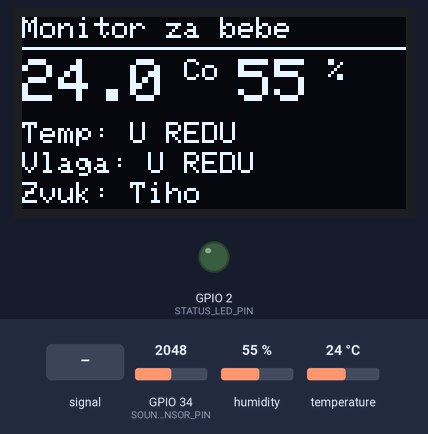
Bench run of a sketch on a simulated ESP32. Shown: 128×64 one-colour display, output pins drawn as LEDs (lit = HIGH). Dashed ring = blinking. Inputs (shaded band) come from the test bench; at power-on: humidity 55 %, temperature 24 °C, GPIO 34 (SOUND_SENSOR_PIN) = 2048. WiFi joins after 1.5 s; servers stay silent unless stated; uploads are accepted with an empty reply; the local clock reads 2024-03-15 10:24:30 at power-on unless the sketch sets it; what the sketch prints to the serial monitor is not drawn.

Above: at 4.9 s.
5.0 s: GPIO 34 (SOUND_SENSOR_PIN) fed a 200 Hz sine of ±327 counts around its level
At 8.3 s:
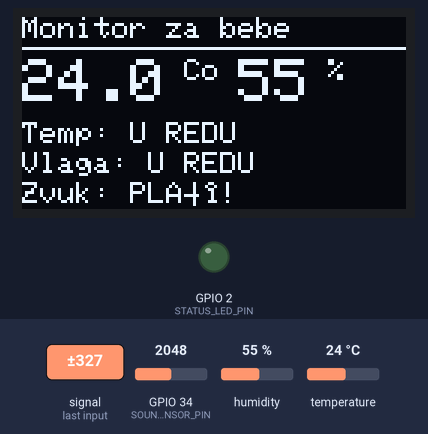
9.4 s: humidity set to 41 %
At 11.0 s:
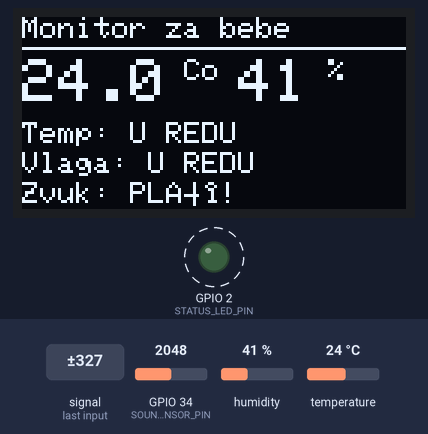
13.4 s: humidity set to 38 %
At 17.5 s:
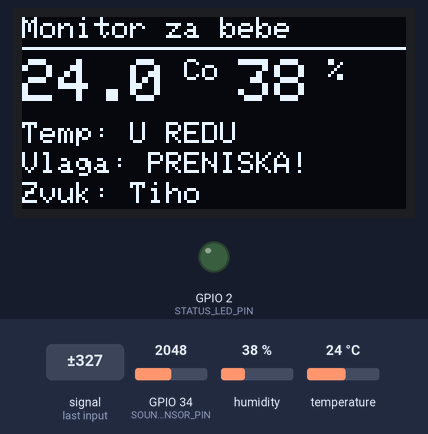
18.3 s: humidity set to 68 %
At 21.4 s:
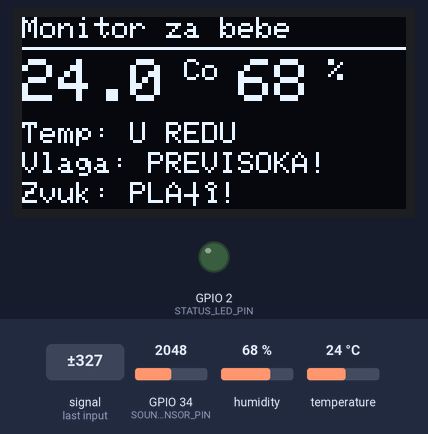
23.2 s: temperature set to 19 °C
At 27.8 s:
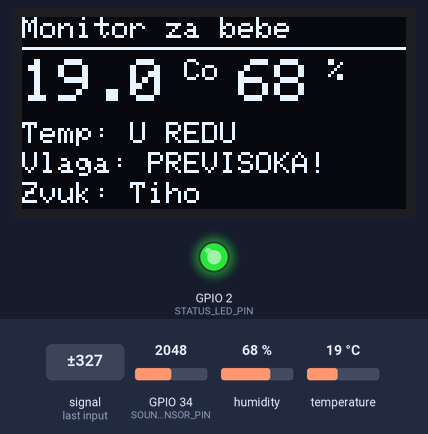
28.1 s: humidity set to 62 %
At 32.1 s:
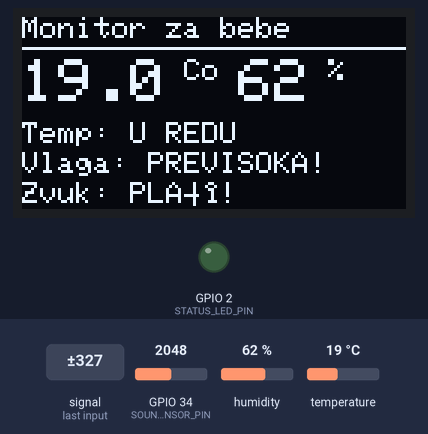
32.4 s: humidity set to 59 %
Timing chart, 0 to 35.4 s (numbered marks = the images above; inputs shaded):
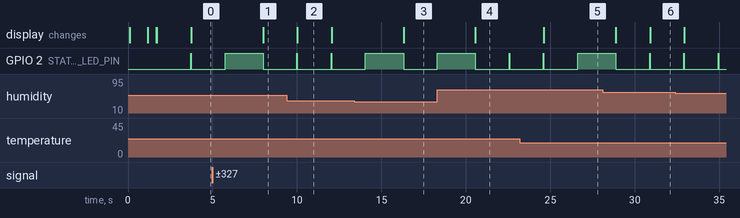

Measured:
- the behaviour switches between 40 and 39 % on humidity (found by bisection; images 2 and 3)
- after the input at 5.0 s, the display: changes after 3.0 s (image 1)
- after the input at 9.4 s, the display: changes after 0.63 s (image 2)
- after the input at 13.4 s, the display: changes after 2.9 s (image 3)
- after the input at 18.3 s, the display: changes after 2.3 s (image 4)
- after the input at 23.2 s, the display: changes after 1.4 s (image 5)
- after the input at 28.1 s, the display: first differs from a run without the input after 2.8 s (image 6)

The sketch:

monitor_za_bebe.ino
```cpp
/**
 * @file main.cpp
 * @author Karlo Cvitak
 * @brief Implementacija sustava za nadzor beba s podrškom za sleep mod
 * @version 2
 * @date 2025-04-12
 *
 * @details Ovaj sustav omogućuje nadzor temperature, vlažnosti i zvuka djeteta
 * te šalje upozorenja putem Discord webhooks kada se otkriju određeni uvjeti.
 * Koristi DHT22 senzor za precizno mjerenje temperature i vlažnosti.
 * Implementiran sleep mod za uštedu energije kada su parametri u normalnom rasponu.
 */

#include <Arduino.h>
#include <DHT.h>
#include "esp_sleep.h"
#include "esp_wifi.h"
#include "driver/rtc_io.h"
#include <WiFiClientSecure.h>
#include <WiFi.h>
#include <HTTPClient.h>
#include <ArduinoJson.h>
#include "time.h"
#include <Wire.h>
#include <Adafruit_GFX.h>
#include <Adafruit_SSD1306.h>


// Mrežne postavke
const char* ssid = "Wokwi-GUEST";             ///< WiFi SSID
const char* password = "";          ///< WiFi lozinka
const char* webhookUrl = "https://discord.com/api/webhooks/1360323975539851270/coC7e1d5N0uV-GW0PYnUN4a_5VsZkWdDr_p3vBIvGBatiTPczgJmhus0i9FetvZ7_aJo"; ///< URL za Discord webhook

#define SCREEN_WIDTH 128 // OLED display sirina, iu pikselima
#define SCREEN_HEIGHT 64 // OLED display visina, u pikselima

// Definicije pinova
#define DHT_PIN 4          ///< Pin za DHT22 senzor
#define SOUND_SENSOR_PIN 34 ///< Pin za zvučni senzor
#define STATUS_LED_PIN 2    ///< Pin za LED indikator statusa

// Definiranje tipa DHT senzora
#define DHTTYPE DHT22     ///< DHT22 (AM2302) senzor

// Konstante za nadzor
const float MIN_TEMP = 18.0;    ///< Minimalna sigurna temperatura u °C
const float MAX_TEMP = 26.0;    ///< Maksimalna sigurna temperatura u °C
const float MIN_HUMIDITY = 40.0; ///< Minimalna sigurna vlažnost u %
const float MAX_HUMIDITY = 60.0; ///< Maksimalna sigurna vlažnost u %
const int CRYING_THRESHOLD = 2200; ///< Prag za detekciju plača
const unsigned long ALERT_COOLDOWN = 60000; ///< Vremenski razmak između upozorenja (1 minuta)

// Sleep mod konstante
const uint64_t SLEEP_DURATION_NORMAL = 300000000; // 5 minuta u mikrosekundama
const uint64_t SLEEP_DURATION_ALERT = 10000000;   // 10 sekundi u mikrosekundama
const int MAX_NORMAL_READINGS = 3;                // Broj normalnih očitanja prije ulaska u duži sleep

// Globalne varijable
DHT dht(DHT_PIN, DHTTYPE);    ///< DHT objekt za mjerenje temperature i vlažnosti
unsigned long lastCryingAlert = 0;  ///< Vrijeme zadnjeg upozorenja za plač
unsigned long lastTempAlert = 0;    ///< Vrijeme zadnjeg upozorenja za temperaturu
unsigned long lastHumidityAlert = 0; ///< Vrijeme zadnjeg upozorenja za vlažnost
float currentTemp = 0.0;       ///< Trenutna temperatura
float currentHumidity = 0.0;   ///< Trenutna vlažnost
int soundLevel = 0;            ///< Trenutna razina zvuka
bool isCrying = false;         ///< Status plača
bool tempOutOfRange = false;   ///< Status temperature van raspona
bool humidityOutOfRange = false; ///< Status vlažnosti van raspona
int normalReadingsCount = 0;   ///< Brojač normalnih očitanja

// RTC varijable za očuvanje podataka tijekom sleep moda
RTC_DATA_ATTR int bootCount = 0;
RTC_DATA_ATTR unsigned long lastStatusReport = 0;

// NTP postavke za vremensku oznaku
const char* ntpServer = "pool.ntp.org";
const long gmtOffset_sec = 3600;
const int daylightOffset_sec = 3600;

// Dodatne RTC varijable za debagiranje
RTC_DATA_ATTR uint8_t wakeupReason = 0;  ///< Razlog buđenja iz sleep moda

Adafruit_SSD1306 display(SCREEN_WIDTH, SCREEN_HEIGHT, &Wire, -1);

// Globalna varijabla za praćenje statusa OLED-a
bool oledInitialized = false;

/**
 * @brief Inicijalizira OLED zaslon
 * @return bool Status inicijalizacije
 */
bool initOLED() {
  Serial.println("Inicijalizacija OLED zaslona...");

  // Provjera je li OLED već inicijaliziran
  if (oledInitialized) {
    Serial.println("OLED već inicijaliziran");
    return true;
  }

  // Zaštićeni pokušaj inicijalizacije
  bool success = false;
  try {
    // Inicijalizacija OLED-a
    success = display.begin(SSD1306_SWITCHCAPVCC, 0x3C);
    if (success) {
      oledInitialized = true;
      display.clearDisplay();
      display.setTextColor(WHITE);
      display.setTextSize(1);
      display.setCursor(0, 0);
      display.println("Inicijalizacija...");
      display.display();
      Serial.println("OLED inicijaliziran uspješno");
    } else {
      Serial.println("Greška pri inicijalizaciji OLED-a");
    }
  } catch (...) {
    Serial.println("Iznimka tijekom inicijalizacije OLED-a");
    success = false;
  }

  return success;
}


/**
 * @brief Sigurna funkcija za prikaz teksta na OLED zaslonu
 * @param text Tekst za prikaz
 */
void safeDisplayText(String text) {
  if (!oledInitialized) {
    if (!initOLED()) {
      Serial.println("Ne mogu prikazati tekst - OLED nije inicijaliziran");
      return;
    }
  }

  try {
    display.clearDisplay();
    display.setCursor(0, 0);
    display.println(text);
    display.display();
  } catch (...) {
    Serial.println("Greška pri prikazu teksta na OLED-u");
  }
}

/**
 * @brief Prikazuje poruku o povezivanju na WiFi na OLED zaslonu
 */
void displayWiFiConnecting() {
  if (!oledInitialized) {
    if (!initOLED()) {
      Serial.println("Ne mogu prikazati WiFi status - OLED nije inicijaliziran");
      return;
    }
  }

  try {
    display.clearDisplay();
    display.setTextSize(1);
    display.setTextColor(WHITE);
    display.setCursor(0, 0);
    display.println("Povezivanje na WiFi...");
    display.setCursor(0, 16);
    display.println(ssid);
    display.drawRect(0, 30, 128, 10, WHITE);
    display.display();
  } catch (...) {
    Serial.println("Greška pri prikazu WiFi statusa na OLED-u");
  }
}

/**
 * @brief Ažurira prikaz napretka spajanja na WiFi
 * @param progress Vrijednost napretka (0-100)
 */
void updateWiFiProgress(int progress) {
  if (!oledInitialized) return;

  try {
    // Osiguravamo da je progress unutar 0-100
    progress = constrain(progress, 0, 100);
    display.fillRect(2, 32, progress * 124 / 100, 6, WHITE);
    display.display();
  } catch (...) {
    Serial.println("Greška pri ažuriranju WiFi napretka na OLED-u");
  }
}

/**
 * @brief Prikazuje informacije o uspješnom povezivanju na WiFi
 * @param ip IP adresa
 */
void displayWiFiConnected(String ip) {
  if (!oledInitialized) {
    if (!initOLED()) return;
  }

  try {
    display.clearDisplay();
    display.setTextSize(1);
    display.setTextColor(WHITE);
    display.setCursor(0, 0);
    display.println("WiFi povezan!");
    display.setCursor(0, 16);
    display.println("SSID: " + String(ssid));
    display.setCursor(0, 32);
    display.println("IP: " + ip);
    display.display();
    delay(2000);
  } catch (...) {
    Serial.println("Greška pri prikazu WiFi povezan na OLED-u");
  }
}

/**
 * @brief Prikazuje trenutnu temperaturu i vlažnost na OLED zaslonu
 * @param temp Temperatura u °C
 * @param humidity Vlažnost u %
 * @param soundLevel Razina zvuka
 */
void displaySensorData(float temp, float humidity, int soundLevel) {
  if (!oledInitialized) {
    if (!initOLED()) return;
  }

  // Provjera ispravnosti podataka
  if (isnan(temp) || isnan(humidity)) {
    safeDisplayText("Greška u očitanju senzora!");
    return;
  }

  try {
    display.clearDisplay();

    // Naslov
    display.setTextSize(1);
    display.setTextColor(WHITE);
    display.setCursor(0, 0);
    display.println("Monitor za bebe");
    display.drawLine(0, 10, 128, 10, WHITE);

    // Temperatura
    display.setTextSize(2);
    display.setCursor(0, 14);
    display.print(String(temp, 1));
    display.setTextSize(1);
    display.print(" C");

    // Simbol temperature
    display.drawCircle(62, 18, 2, WHITE);

    // Vlažnost
    display.setTextSize(2);
    display.setCursor(72, 14);
    display.print(String(humidity, 0));
    display.setTextSize(1);
    display.print(" %");

    // Status temperature
    display.setTextSize(1);
    display.setCursor(0, 35);
    if (temp < MIN_TEMP) {
      display.println("Temp: PRENISKA!");
    } else if (temp > MAX_TEMP) {
      display.println("Temp: PREVISOKA!");
    } else {
      display.println("Temp: U REDU");
    }

    // Status vlažnosti
    display.setCursor(0, 45);
    if (humidity < MIN_HUMIDITY) {
      display.println("Vlaga: PRENISKA!");
    } else if (humidity > MAX_HUMIDITY) {
      display.println("Vlaga: PREVISOKA!");
    } else {
      display.println("Vlaga: U REDU");
    }

    // Status zvuka
    display.setCursor(0, 55);
    if (soundLevel > CRYING_THRESHOLD) {
      display.println("Zvuk: PLAČ!");
    } else {
      display.println("Zvuk: Tiho");
    }

    display.display();
  } catch (...) {
    Serial.println("Greška pri prikazu podataka senzora na OLED-u");
  }
}

/**
 * @brief Prikazuje informaciju o spavanju na OLED zaslonu
 * @param sleepDuration Trajanje spavanja u sekundama
 */
void displaySleepInfo(uint64_t sleepDuration) {
  if (!oledInitialized) {
    if (!initOLED()) return;
  }

  try {
    display.clearDisplay();
    display.setTextSize(1);
    display.setTextColor(WHITE);
    display.setCursor(0, 0);
    display.println("Ulazak u sleep mod");
    display.setCursor(0, 16);
    display.println("Trajanje: " + String(sleepDuration / 1000000) + " s");
    display.setCursor(0, 32);
    display.println("Normalna očitanja:");
    display.setCursor(0, 42);
    display.println(String(normalReadingsCount) + "/" + String(MAX_NORMAL_READINGS));
    display.display();
    delay(1000);
  } catch (...) {
    Serial.println("Greška pri prikazu sleep info na OLED-u");
  }
}


/**
 * @brief Postavlja vrijeme s NTP poslužitelja
 */
void setupTime() {
  configTime(gmtOffset_sec, daylightOffset_sec, ntpServer);
}

/**
 * @brief Dobiva trenutno vrijeme kao string
 * @return String formatiranog vremena i datuma
 */
String getTimeStamp() {
  struct tm timeinfo;
  if(!getLocalTime(&timeinfo)) {
    return "Vrijeme nedostupno";
  }
  char timeStringBuff[50];
  strftime(timeStringBuff, sizeof(timeStringBuff), "%d-%m-%Y %H:%M:%S", &timeinfo);
  return String(timeStringBuff);
}

bool setupWiFi() {
  if (WiFi.status() == WL_CONNECTED) {
    Serial.println("WiFi već povezan");
    safeDisplayText("WiFi već povezan\nIP: " + WiFi.localIP().toString());
    delay(1000);
    return true;
  }

  Serial.println("Povezivanje na WiFi...");
  displayWiFiConnecting();
  WiFi.begin(ssid, password, 6);

  int attempts = 0;
  while (WiFi.status() != WL_CONNECTED && attempts < 40) {
    delay(500);
    Serial.print(".");
    updateWiFiProgress(attempts * 2.5); // 40 pokušaja = 100%
    attempts++;
  }

  if (WiFi.status() == WL_CONNECTED) {
    Serial.println("");
    Serial.println("WiFi povezan");
    Serial.println("IP adresa: ");
    Serial.println(WiFi.localIP());
    displayWiFiConnected(WiFi.localIP().toString());
    setupTime();
    return true;
  } else {
    Serial.println("");
    Serial.println("WiFi povezivanje neuspješno!");
    safeDisplayText("WiFi povezivanje\nNEUSPJEŠNO!");
    delay(2000);
    return false;
  }
}

/**
 * @brief Provjerava Wi-Fi vezu i ponovno se povezuje ako je potrebno
 * @return bool True ako je WiFi povezan
 */
bool ensureWiFiConnected() {
  if (WiFi.status() != WL_CONNECTED) {
    return setupWiFi();
  }
  return true;
}

/**
 * @brief Šalje upozorenje na Discord
 * @param message Poruka koja će biti poslana
 * @param color Boja embeda (Discord format)
 * @return bool Status uspjeha slanja
 */
bool sendDiscordAlert(String message, int color) {
  if (!ensureWiFiConnected()) {
    Serial.println("Nemoguće poslati upozorenje zbog nedostatka WiFi veze");
    return false;
  }

  int retryCount = 0;
  const int maxRetries = 3;

  while (retryCount < maxRetries) {
    WiFiClientSecure client;
    client.setInsecure();  // ⚠️ Skip certificate validation - insecure but works for testing
    client.setTimeout(10); // Povećaj timeout na 10 sekundi

    HTTPClient http;
    http.begin(client, webhookUrl);
    http.addHeader("Content-Type", "application/json");
    http.setTimeout(10000); // Postavi timeout na 10 sekundi

    // Kreiranje JSON poruke za Discord webhook
    DynamicJsonDocument doc(1024);
    doc["content"] = ""; // Opcijska glavna poruka

    JsonArray embeds = doc.createNestedArray("embeds");
    JsonObject embed = embeds.createNestedObject();
    embed["title"] = "Upozorenje monitora za bebe";
    embed["description"] = message;
    embed["color"] = color;

    JsonObject footer = embed.createNestedObject("footer");
    footer["text"] = "Vrijeme: " + getTimeStamp() + " | Pokretanja: " + String(bootCount);

    String jsonString;
    serializeJson(doc, jsonString);
    Serial.println("Slanje Discord poruke: " + jsonString);

    int httpResponseCode = http.POST(jsonString);

    if (httpResponseCode > 0) {
      Serial.print("HTTP odgovor: ");
      Serial.println(httpResponseCode);
      http.end();
      delay(2000); // Važno: dodaj pauzu između Discord zahtjeva
      return true;
    } else {
      Serial.print("Greška kod HTTP zahtjeva: ");
      Serial.println(httpResponseCode);
      http.end();
      retryCount++;
      delay(3000 * retryCount); // Povećaj delay s svakim pokušajem
    }
  }

  return false;
}

/**
 * @brief Čita temperaturu i vlažnost s DHT22 senzora
 * @return bool Uspješnost čitanja podataka
 */
bool readDHTSensor() {
    // Čitanje podataka s DHT22 senzora
    currentHumidity = dht.readHumidity();
    currentTemp = dht.readTemperature();

    // Provjera je li čitanje uspješno
    if (isnan(currentHumidity) || isnan(currentTemp)) {
        Serial.println("Greška pri čitanju s DHT senzora!");
        return false;
    }

    Serial.print("Temperatura: ");
    Serial.print(currentTemp);
    Serial.print(" °C, Vlažnost: ");
    Serial.print(currentHumidity);
    Serial.println(" %");

    return true;
}

/**
 * @brief Čita razinu zvuka sa zvučnog senzora
 * @return int Razina zvuka
 */
int readSoundLevel() {
    int value = analogRead(SOUND_SENSOR_PIN);
    Serial.print("Razina zvuka: ");
    Serial.println(value);
    return value;
}

/**
 * @brief Provjerava temperaturu i šalje upozorenje ako je izvan raspona
 * @return bool True ako je temperatura izvan raspona
 */
bool checkTemperature() {
    bool isCurrentlyOutOfRange = (currentTemp < MIN_TEMP || currentTemp > MAX_TEMP);
    unsigned long currentTime = millis();

    if (isCurrentlyOutOfRange &&
        (tempOutOfRange != isCurrentlyOutOfRange || currentTime - lastTempAlert > ALERT_COOLDOWN)) {

        String message;
        if (currentTemp < MIN_TEMP) {
            message = "⚠️ Temperatura je preniska: " + String(currentTemp, 1) + " °C (sigurno: " + String(MIN_TEMP, 1) + " - " + String(MAX_TEMP, 1) + " °C)";
        } else {
            message = "⚠️ Temperatura je previsoka: " + String(currentTemp, 1) + " °C (sigurno: " + String(MIN_TEMP, 1) + " - " + String(MAX_TEMP, 1) + " °C)";
        }

        if (sendDiscordAlert(message, 15158332)) {
            lastTempAlert = currentTime;
            delay(1500); // Dodana pauza između poruka
        }
    }

    tempOutOfRange = isCurrentlyOutOfRange;
    return isCurrentlyOutOfRange;
}

/**
 * @brief Provjerava vlažnost i šalje upozorenje ako je izvan raspona
 * @return bool True ako je vlažnost izvan raspona
 */
bool checkHumidity() {
    bool isCurrentlyOutOfRange = (currentHumidity < MIN_HUMIDITY || currentHumidity > MAX_HUMIDITY);

    // Provjera je li vrijeme za slanje upozorenja
    unsigned long currentTime = millis();
    if (isCurrentlyOutOfRange &&
        (humidityOutOfRange != isCurrentlyOutOfRange ||
        currentTime - lastHumidityAlert > ALERT_COOLDOWN)) {

        String message;
        if (currentHumidity < MIN_HUMIDITY) {
            message = "💧 Vlažnost je preniska: " + String(currentHumidity, 1) + " % (sigurno: " + String(MIN_HUMIDITY, 1) + " - " + String(MAX_HUMIDITY, 1) + " %)";
        } else {
            message = "💧 Vlažnost je previsoka: " + String(currentHumidity, 1) + " % (sigurno: " + String(MIN_HUMIDITY, 1) + " - " + String(MAX_HUMIDITY, 1) + " %)";
        }

        // Plava boja za upozorenje o vlažnosti
        if (sendDiscordAlert(message, 3066993)) {
            lastHumidityAlert = currentTime;
        }
    }

    humidityOutOfRange = isCurrentlyOutOfRange;
    return isCurrentlyOutOfRange;
}

/**
 * @brief Provjerava zvuk i šalje upozorenje ako beba plače
 * @return bool True ako beba plače
 */
bool checkSound() {
    soundLevel = readSoundLevel();
    bool isCurrentlyCrying = soundLevel > CRYING_THRESHOLD;

    // Provjera je li vrijeme za slanje upozorenja
    unsigned long currentTime = millis();
    if (isCurrentlyCrying &&
        (isCrying != isCurrentlyCrying ||
        currentTime - lastCryingAlert > ALERT_COOLDOWN)) {

        String message = "🔊 Beba plače! Razina zvuka: " + String(soundLevel);

        // Ljubičasta boja za upozorenje o plaču
        if (sendDiscordAlert(message, 10181046)) {
            lastCryingAlert = currentTime;
        }
    }

    isCrying = isCurrentlyCrying;
    return isCurrentlyCrying;
}

/**
 * @brief Periodički izvještaj o stanju
 */
void sendStatusReport() {
    unsigned long currentTime = millis();
    unsigned long totalTime = bootCount * (ESP.getMaxAllocHeap() / 1000) + currentTime; // Aproksimacija ukupnog vremena

    // Šalje status izvještaj svakih 30 minuta
    if (totalTime - lastStatusReport > 1800000) {
        String message = "📊 Redoviti izvještaj\n";
        message += "Temperatura: " + String(currentTemp, 1) + " °C\n";
        message += "Vlažnost: " + String(currentHumidity, 1) + " %\n";
        message += "Zvuk: " + String(soundLevel) + "\n";
        message += "Status: " + String(isCrying ? "Beba plače" : "Tiho") + ", ";
        message += String(tempOutOfRange ? "Temperatura izvan raspona" : "Temperatura u redu") + ", ";
        message += String(humidityOutOfRange ? "Vlažnost izvan raspona" : "Vlažnost u redu");

        // Zelena boja za redoviti izvještaj
        if (sendDiscordAlert(message, 5763719)) {
            lastStatusReport = totalTime;
        }
    }
}

/**
 * @brief Ulazak u deep sleep mod
 * @param sleepDuration Trajanje spavanja u mikrosekundama
 */
void enterDeepSleep(uint64_t sleepDuration) {
    Serial.println("Ulazak u deep sleep mod...");
    Serial.flush();

    // Ako NE želiš da budi na šum:
    // esp_sleep_enable_ext0_wakeup((gpio_num_t)SOUND_SENSOR_PIN, HIGH);   // UKLONI OVO!

    esp_sleep_enable_timer_wakeup(sleepDuration);

    // Sleep!
    esp_deep_sleep_start();
}

void setup() {
    Serial.begin(115200);


    // Postavljanje pinova
    pinMode(STATUS_LED_PIN, OUTPUT);
    pinMode(SOUND_SENSOR_PIN, INPUT);

    // Inicijalizacija DHT senzora
    dht.begin();

      // Inicijalizacija mrežnih usluga
    displayWiFiConnecting();
    bool wifiConnected = setupWiFi();
    int wifiAttempts = 0;
    while(!wifiConnected && wifiAttempts < 5){
      wifiConnected = setupWiFi();
      wifiAttempts++;
      delay(1000);

    Serial.println("Sustav spreman za nadzor!");

    // Signalizacija da je sustav pokrenut
    for (int i = 0; i < 3; i++) {
        digitalWrite(STATUS_LED_PIN, HIGH);
        delay(100);
        digitalWrite(STATUS_LED_PIN, LOW);
        delay(100);
    }
}
}

void loop() {
    // Indikacija da je sustav aktivan
    digitalWrite(STATUS_LED_PIN, HIGH);

    bool anyAlert = false;

       // Osiguravamo da je WiFi povezan
    ensureWiFiConnected();

    // Provjera senzora
    if (readDHTSensor()) {
        bool tempAlert = checkTemperature();
        bool humAlert = checkHumidity();
        anyAlert = tempAlert || humAlert;
    }

    bool cryingAlert = checkSound();
    anyAlert = anyAlert || cryingAlert;

    // Slanje periodičkog izvještaja
    sendStatusReport();

    displaySensorData(currentTemp, currentHumidity, soundLevel);

    // Isključivanje LED indikatora
    digitalWrite(STATUS_LED_PIN, LOW);

    // Odlučivanje o ulasku u sleep mod
    if (!anyAlert) {
        normalReadingsCount++;

        if (normalReadingsCount >= MAX_NORMAL_READINGS) {
            // Dovoljno normalnih očitanja, ulazak u duži sleep
            normalReadingsCount = 0;
            WiFi.disconnect(true);
            enterDeepSleep(SLEEP_DURATION_NORMAL);
        } else {
            // Još uvijek pratimo da vidimo je li stanje stabilno
            Serial.println("Normalno čitanje #" + String(normalReadingsCount) + " od " + String(MAX_NORMAL_READINGS));
            delay(2000);
        }
    } else {
        // Resetiranje brojača normalnih očitanja
        normalReadingsCount = 0;

        // Kraći sleep jer imamo upozorenja
        Serial.println("Detektirano upozorenje, ostajemo u aktivnom načinu rada");

        // Kraća pauza između provjera u slučaju upozorenja
        delay(2000);

        // Ako želimo kraći sleep umjesto delay, možemo koristiti:
        // enterDeepSleep(SLEEP_DURATION_ALERT);
    }
}
```
